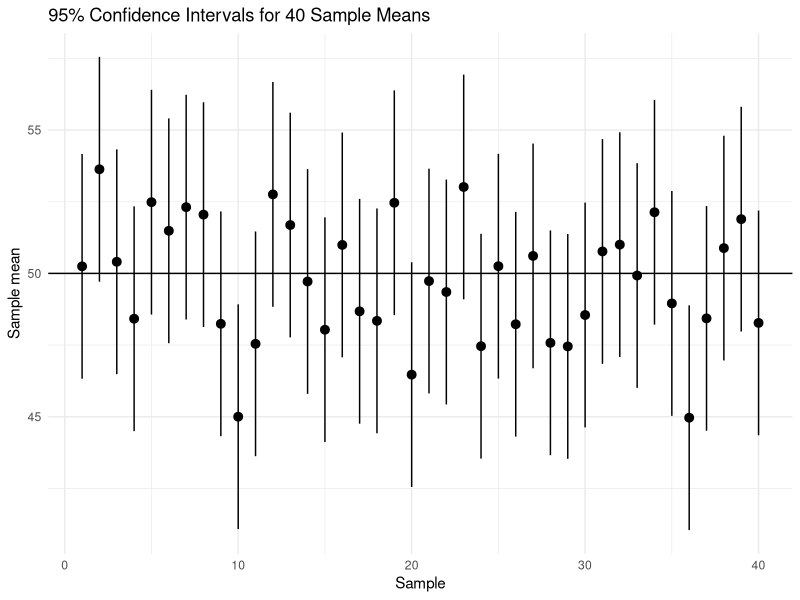
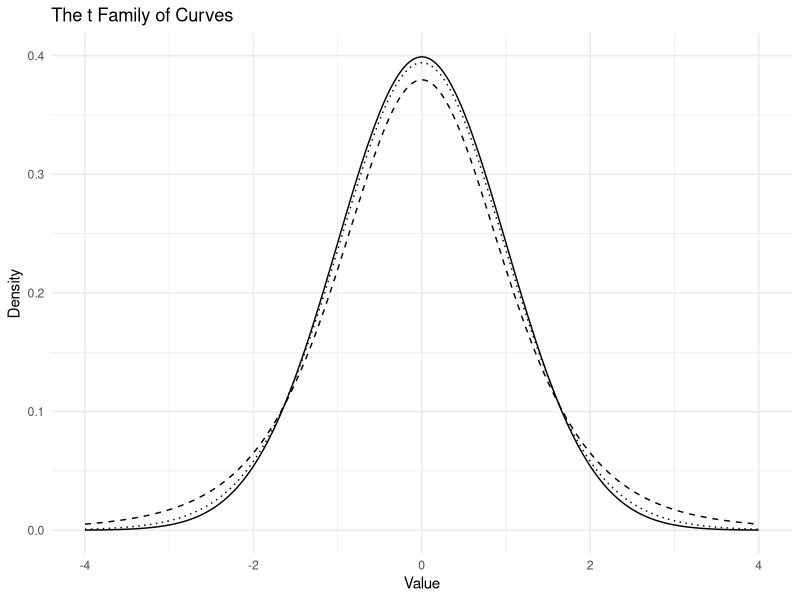
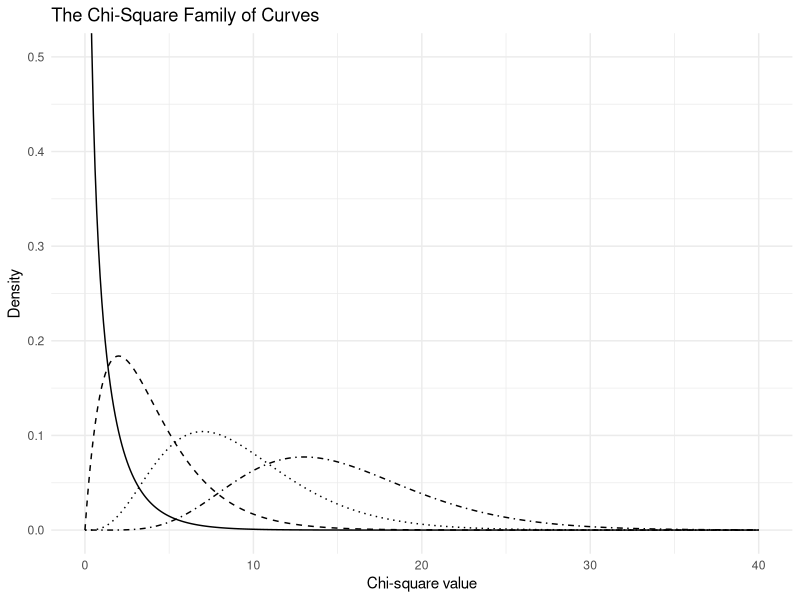

Here is the R script that generated these plots, in order:
## ---- chunk 1
library(tidyverse)
theme_set(theme_minimal())
knitr::opts_chunk$set(echo = TRUE, warning = FALSE, message = FALSE)
## ---- chunk 2
# 90%, 95% and 99% confidence
qnorm(c(0.95, 0.975, 0.995))
## ---- chunk 3
set.seed(2023)
x_bar  <- replicate(40, mean(rnorm(25, 50, 10)))
margin <- qnorm(0.975) * 10 / sqrt(25)
lower  <- x_bar - margin
upper  <- x_bar + margin

sum(lower <= 50 & 50 <= upper)
## ---- chunk 4
intervals <- data.frame(sample = 1:40, x_bar, lower, upper)

ggplot(intervals, aes(sample, x_bar)) +
  geom_pointrange(aes(ymin = lower, ymax = upper)) +
  geom_hline(yintercept = 50) +
  labs(title = "95% Confidence Intervals for 40 Sample Means",
       x = "Sample", y = "Sample mean")
## ---- chunk 5
margin <- qnorm(0.975) * 2.8 / sqrt(49)

margin
34.0 - margin
34.0 + margin
## ---- chunk 6
margin <- qnorm(0.995) * 12.0 / sqrt(64)

margin
84.5 - margin
84.5 + margin
## ---- chunk 7
# 90%, 94%, 95%, 98% and 99% confidence
qnorm(c(0.95, 0.97, 0.975, 0.99, 0.995))
## ---- chunk 8
dwell_hours <- c(36.42, 28.15, 51.70, 19.83, 44.26, 33.08, 62.55, 25.71, 40.19, 47.63,
                 30.94, 22.38, 55.02, 38.47, 29.66, 43.81, 26.50, 58.24, 34.75, 49.12,
                 21.07, 31.89, 45.33, 27.46, 53.18, 37.62, 24.91, 41.05, 32.27, 46.88)
x_bar  <- mean(dwell_hours)
margin <- qnorm(0.95) * 12.6 / sqrt(30)

x_bar
margin
x_bar - margin
x_bar + margin
## ---- chunk 9
n <- (qnorm(0.995) * 4.5 / 2)^2

n
ceiling(n)
## ---- chunk 10
x <- seq(-4, 4, by = 0.01)
curves <- data.frame(x, z = dnorm(x), t5 = dt(x, 5), t20 = dt(x, 20))
## ---- chunk 11
ggplot(curves, aes(x)) +
  geom_line(aes(y = z)) +
  geom_line(aes(y = t5), linetype = "dashed") +
  geom_line(aes(y = t20), linetype = "dotted") +
  labs(title = "The t Family of Curves", x = "Value", y = "Density")
## ---- chunk 12
qt(0.975, df = 17)
## ---- chunk 13
margin <- qt(0.975, df = 15) * 6.8 / sqrt(16)

margin
72.4 - margin
72.4 + margin
## ---- chunk 14
monthly_revenue <- c(268, 292, 305, 318, 331, 347, 384)
x_bar  <- mean(monthly_revenue)
s      <- sd(monthly_revenue)
margin <- qt(0.995, df = 6) * s / sqrt(7)

x_bar
s
margin
x_bar - margin
x_bar + margin
## ---- chunk 15
63 / 180
(180 - 63) / 180
## ---- chunk 16
p_hat  <- 375 / 1250
margin <- qnorm(0.95) * sqrt(p_hat * (1 - p_hat) / 1250)

p_hat
margin
p_hat - margin
p_hat + margin
## ---- chunk 17
margin <- qnorm(0.95) * sqrt(0.64 * 0.36 / 2400)

margin
0.64 - margin
0.64 + margin
## ---- chunk 18
p_hat <- seq(0.1, 0.9, by = 0.1)

p_hat
1 - p_hat
p_hat * (1 - p_hat)
## ---- chunk 19
n <- 0.65 * 0.35 * (qnorm(0.975) / 0.03)^2

n
ceiling(n)
## ---- chunk 20
n <- 0.5 * 0.5 * (qnorm(0.975) / 0.03)^2

n
ceiling(n)
## ---- chunk 21
x <- seq(0, 40, by = 0.1)
curves <- data.frame(x, df1 = dchisq(x, 1), df4 = dchisq(x, 4),
                     df9 = dchisq(x, 9), df15 = dchisq(x, 15))
## ---- chunk 22
ggplot(curves, aes(x)) +
  geom_line(aes(y = df1)) +
  geom_line(aes(y = df4), linetype = "dashed") +
  geom_line(aes(y = df9), linetype = "dotted") +
  geom_line(aes(y = df15), linetype = "dotdash") +
  coord_cartesian(ylim = c(0, 0.5)) +
  labs(title = "The Chi-Square Family of Curves",
       x = "Chi-square value", y = "Density")
## ---- chunk 23
qchisq(0.975, df = 19)
qchisq(0.025, df = 19)
## ---- chunk 24
chi_right <- qchisq(0.975, df = 29)
chi_left  <- qchisq(0.025, df = 29)

chi_right
chi_left
(30 - 1) * 1.6^2 / chi_right
(30 - 1) * 1.6^2 / chi_left
sqrt((30 - 1) * 1.6^2 / chi_right)
sqrt((30 - 1) * 1.6^2 / chi_left)
## ---- chunk 25
daily_calls <- c(124, 127, 130, 130, 135, 140, 148, 155, 158, 163)
chi_right <- qchisq(0.95, df = 9)
chi_left  <- qchisq(0.05, df = 9)

var(daily_calls)
chi_right
chi_left
(10 - 1) * 198 / chi_right
(10 - 1) * 198 / chi_left
sqrt((10 - 1) * 198 / chi_right)
sqrt((10 - 1) * 198 / chi_left)
